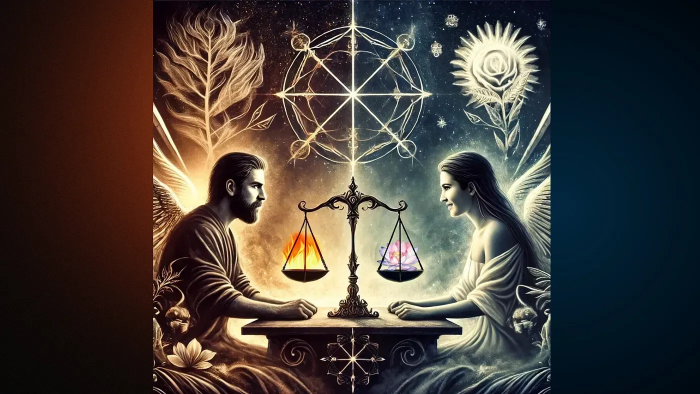
#> input picture phoenix-feder/bilder/a-healthy-inner-dialogue-1600.webp, 1400 x 788 px (shown at 1/2 size)
$ python bild.py ../bilder/a-healthy-inner-dialogue-1600.webp ../bilder/a-healthy-inner-dialogue-800.webp
#> lines starting #> are read from the running program, lines starting #| are printed output that depends on the picture
#!/usr/bin/env python3
"""Bereitet ein Bild fuer die Website vor.

Aufruf:  python3 werkzeuge/bild.py <quelle> <name>
Ergebnis: bilder/<name>-800.webp und bilder/<name>-1600.webp

Warum zwei Groessen: Karten und Handys laden die kleine Datei, grosse Bildschirme die grosse.
Metadaten (GPS, Kamera) fallen dabei weg. Braucht Pillow: pip install pillow
"""
import sys
from pathlib import Path

from PIL import Image, ImageOps

ZIEL = Path(__file__).resolve().parent.parent / "bilder"
BREITEN = (800, 1600)


def vorbereiten(quelle, name):
    bild = ImageOps.exif_transpose(Image.open(quelle)).convert("RGB")
#> bild is the input picture: PIL image 1400x788 RGB; mean R, G, B 70.6, 63.5, 57.9
    ZIEL.mkdir(exist_ok=True)
    for breite in BREITEN:
        kopie = bild.copy()
        if kopie.width > breite:
            kopie = kopie.resize((breite, round(kopie.height * breite / kopie.width)), Image.LANCZOS)
        ausgabe = ZIEL / f"{name}-{breite}.webp"
        kopie.save(ausgabe, "WEBP", quality=80, method=6)
        print(f"{ausgabe.name}: {kopie.width}x{kopie.height}, {ausgabe.stat().st_size // 1024} KB")
#> this loop made 2 passes
#> pass 1, in vorbereiten, `kopie = kopie.resize((breite, round(kopie.height * breite / kopie.widt..`:
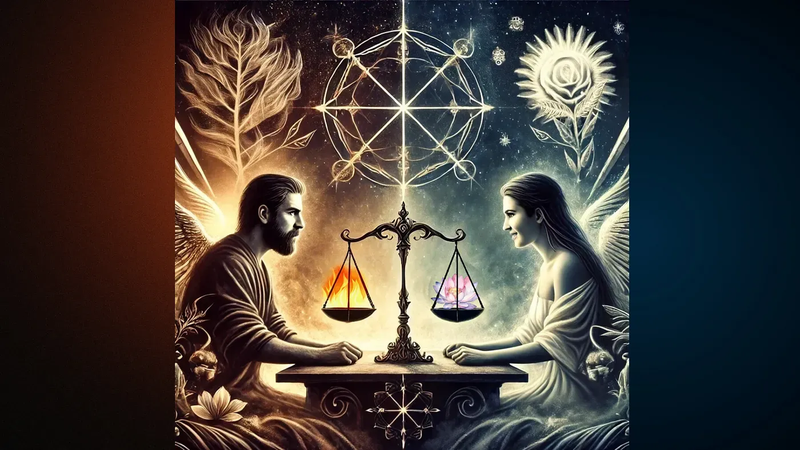
#> kopie: PIL image 800x450 RGB; mean R, G, B 70.5, 63.5, 57.9


if __name__ == "__main__":
    if len(sys.argv) != 3:
        sys.exit(__doc__)
    vorbereiten(sys.argv[1], sys.argv[2])
